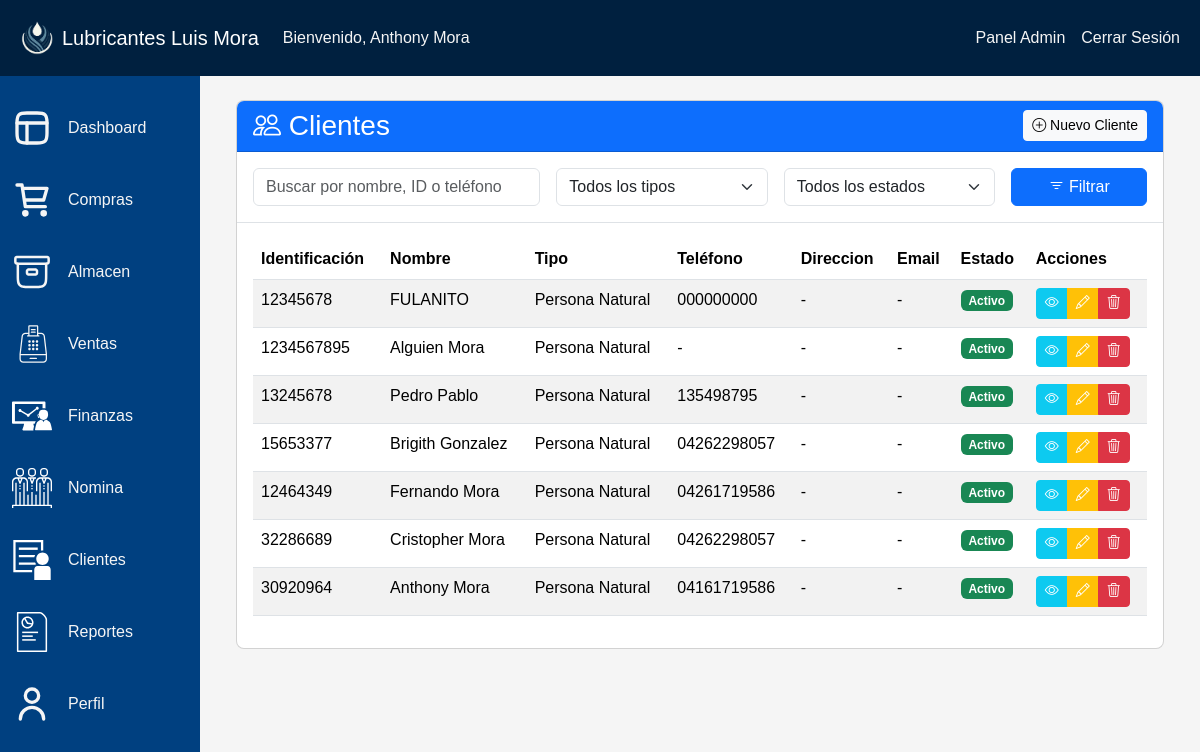
Page /clientes/ (signed in) on the earlier database version.
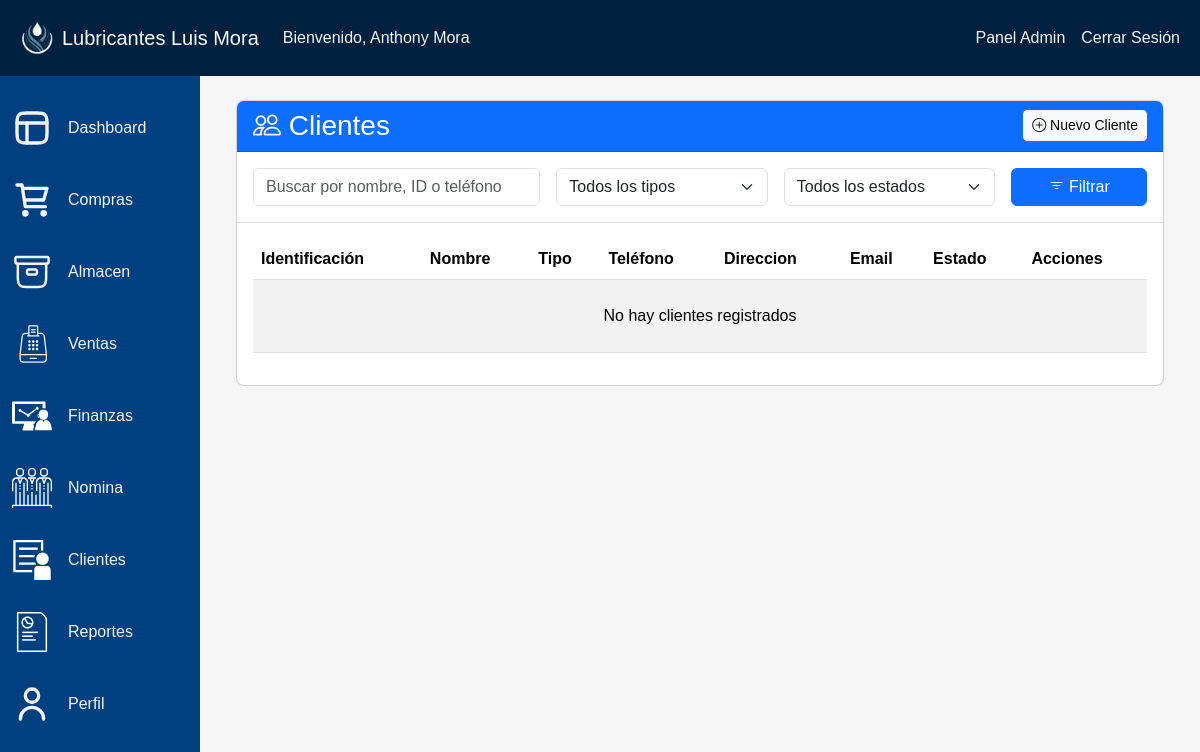
Same page on the later database version.
### aplicacion/models.py (models this page shows, shortened)
class Cliente(models.Model):
    TIPO_CHOICES = (
        ('NATURAL', 'Persona Natural'),
        ('JURIDICO', 'Persona Jurídica'),
    )
    tipo = models.CharField(max_length=10, choices=TIPO_CHOICES, default='NATURAL')
    identificacion = models.CharField(max_length=20, unique=True)
    nombre = models.CharField(max_length=100)
    direccion = models.TextField(blank=True)
    telefono = models.CharField(max_length=20, blank=True)
    email = models.EmailField(blank=True)
    activo = models.BooleanField(default=True)
    fecha_creacion = models.DateTimeField(auto_now_add=True)
    class Meta:
        verbose_name = "Cliente"
        verbose_name_plural = "Clientes"

### aplicacion/views.py (the view)
# urls.py: path('clientes/', listar_clientes, name='clientes'),
@login_required
def listar_clientes(request):
    clientes = Cliente.objects.filter(activo=True).order_by('-fecha_creacion')
    tipo = request.GET.get('tipo')
    estado = request.GET.get('estado')
    search_query = request.GET.get('search')
    if tipo:
        clientes = clientes.filter(tipo=tipo)
    if estado:
        clientes = clientes.filter(activo=estado == 'activo')
    if search_query:
        clientes = clientes.filter(
            models.Q(nombre__icontains=search_query) |
            models.Q(identificacion__icontains=search_query) |
            models.Q(telefono__icontains=search_query)
        )
    paginator = Paginator(clientes, 10)
    page_number = request.GET.get('page')
    page_obj = paginator.get_page(page_number)
    search_form = ClienteSearchForm(request.GET or None)
    return render(request, 'vistas/clientes.html', {
        'clientes': page_obj,
        'page_obj': page_obj,
        'search_form': search_form
    })

### aplicacion/forms.py
class ClienteSearchForm(forms.Form):
    TIPO_CHOICES = [
        ('', 'Todos los tipos'),
        ('NATURAL', 'Persona Natural'),
        ('JURIDICO', 'Persona Jurídica'),
    ]
    ESTADO_CHOICES = [
        ('', 'Todos los estados'),
        ('activo', 'Activo'),
        ('inactivo', 'Inactivo'),
    ]
    search = forms.CharField(
        required=False,
        widget=forms.TextInput(attrs={
            'placeholder': 'Buscar por nombre, ID o teléfono',
            'class': 'form-control'
        })
    )
    tipo = forms.ChoiceField(
        choices=TIPO_CHOICES,
        required=False,
        widget=forms.Select(attrs={'class': 'form-select'})
    )
    estado = forms.ChoiceField(
        choices=ESTADO_CHOICES,
        required=False,
        widget=forms.Select(attrs={'class': 'form-select'})
    )

### aplicacion/templates/vistas/clientes.html (shortened to what the changed rows need)
{% extends 'paneles/admin.html' %}
{% load static %}
{% block dashboard %}
<div class="container mt-4">
    <div class="card">
        <div class="card-body">
            <div class="table-responsive">
                <table class="table table-striped table-hover">
                    <thead>
                        <tr>
                            <th>Identificación</th>
                            <th>Nombre</th>
                            <th>Tipo</th>
                            <th>Teléfono</th>
                            <th>Direccion</th>
                            <th>Email</th>
                            <th>Estado</th>
                            <th>Acciones</th>
                        </tr>
                    </thead>
                    <tbody>
                        {% for cliente in clientes %}
                        <tr>
                            <td>{{ cliente.identificacion }}</td>
                            <td>{{ cliente.nombre }}</td>
                            <td>{{ cliente.get_tipo_display }}</td>
                            <td>{{ cliente.telefono|default:"-" }}</td>
                            <td>{{ cliente.direccion|default:"-" }}</td>
                            <td>{{ cliente.email|default:"-" }}</td>
                            <td>
                                <span class="badge bg-{% if cliente.activo %}success{% else %}danger{% endif %}">
                                    {% if cliente.activo %}Activo{% else %}Inactivo{% endif %}
                                </span>
                            </td>
                            <td>
                                <div class="btn-group btn-group-sm" role="group">
                                    <a href="{% url 'detalles_cliente' cliente.pk %}" class="btn btn-info" title="Ver">
                                        <i class="bi bi-eye text-white"></i>
                                    </a>
                                    <a href="{% url 'editar_cliente' cliente.pk %}" class="btn btn-warning" title="Editar">
                                        <i class="bi bi-pencil text-white"></i>
                                    </a>
                                    <a href="{% url 'eliminar_cliente' cliente.pk %}" class="btn btn-danger" title="Eliminar">
                                        <i class="bi bi-trash3"></i>
                                    </a>
                                </div>
                            </td>
                        </tr>
                        {% empty %}
                        <tr>
                            <td colspan="8" class="text-center py-4">
                                {% if request.GET %}
                                No se encontraron clientes con los filtros aplicados
                                {% else %}
                                No hay clientes registrados
                                {% endif %}
                            </td>
                        </tr>
                        {% endfor %}
                    </tbody>
                </table>
            </div>
        </div>
    </div>
</div>
{% endblock %}

Differences in the rows shown:
removed Cliente: identificacion "12345678", nombre "FULANITO", tipo "Persona Natural", telefono "000000000", direccion "-", email "-", activo "Activo"
removed Cliente: identificacion "1234567895", nombre "Alguien Mora", tipo "Persona Natural", telefono "-", direccion "-", email "-", activo "Activo"
removed Cliente: identificacion "13245678", nombre "Pedro Pablo", tipo "Persona Natural", telefono "135498795", direccion "-", email "-", activo "Activo"
removed Cliente: identificacion "15653377", nombre "Brigith Gonzalez", tipo "Persona Natural", telefono "04262298057", direccion "-", email "-", activo "Activo"
removed Cliente: identificacion "12464349", nombre "Fernando Mora", tipo "Persona Natural", telefono "04261719586", direccion "-", email "-", activo "Activo"
removed Cliente: identificacion "32286689", nombre "Cristopher Mora", tipo "Persona Natural", telefono "04262298057", direccion "-", email "-", activo "Activo"
removed Cliente: identificacion "30920964", nombre "Anthony Mora", tipo "Persona Natural", telefono "04161719586", direccion "-", email "-", activo "Activo"
Other differences:
text now shown: "No hay clientes registrados"
